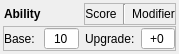
<?xml version="1.0" encoding="UTF-8"?>
<ui version="4.0">
 <class>AbilityWidget</class>
 <widget class="QWidget" name="AbilityWidget">
  <property name="geometry">
   <rect>
    <x>0</x>
    <y>0</y>
    <width>174</width>
    <height>52</height>
   </rect>
  </property>
  <property name="windowTitle">
   <string>AbilityWidget</string>
  </property>
  <layout class="QGridLayout" name="gridLayout">
   <property name="leftMargin">
    <number>3</number>
   </property>
   <property name="topMargin">
    <number>3</number>
   </property>
   <property name="rightMargin">
    <number>3</number>
   </property>
   <property name="bottomMargin">
    <number>3</number>
   </property>
   <property name="spacing">
    <number>1</number>
   </property>
   <item row="0" column="0">
    <widget class="QPushButton" name="ability_pushButton">
     <property name="font">
      <font>
       <weight>75</weight>
       <bold>true</bold>
      </font>
     </property>
     <property name="toolTip">
      <string>Click to edit score</string>
     </property>
     <property name="styleSheet">
      <string notr="true">text-align: left</string>
     </property>
     <property name="text">
      <string>Ability</string>
     </property>
     <property name="checkable">
      <bool>true</bool>
     </property>
     <property name="flat">
      <bool>true</bool>
     </property>
    </widget>
   </item>
   <item row="0" column="1">
    <widget class="QFrame" name="display_frame">
     <property name="frameShape">
      <enum>QFrame::StyledPanel</enum>
     </property>
     <property name="frameShadow">
      <enum>QFrame::Raised</enum>
     </property>
     <layout class="QHBoxLayout" name="horizontalLayout_2">
      <property name="leftMargin">
       <number>0</number>
      </property>
      <property name="topMargin">
       <number>0</number>
      </property>
      <property name="rightMargin">
       <number>0</number>
      </property>
      <property name="bottomMargin">
       <number>0</number>
      </property>
      <item>
       <widget class="QLabel" name="score_label">
        <property name="text">
         <string>Score</string>
        </property>
        <property name="alignment">
         <set>Qt::AlignCenter</set>
        </property>
       </widget>
      </item>
      <item>
       <widget class="Line" name="seperator">
        <property name="frameShadow">
         <enum>QFrame::Sunken</enum>
        </property>
        <property name="orientation">
         <enum>Qt::Vertical</enum>
        </property>
       </widget>
      </item>
      <item>
       <widget class="QLabel" name="mod_label">
        <property name="text">
         <string>Modifier</string>
        </property>
        <property name="alignment">
         <set>Qt::AlignCenter</set>
        </property>
       </widget>
      </item>
     </layout>
    </widget>
   </item>
   <item row="1" column="0" colspan="2">
    <widget class="QFrame" name="edit_frame">
     <property name="frameShape">
      <enum>QFrame::StyledPanel</enum>
     </property>
     <property name="frameShadow">
      <enum>QFrame::Raised</enum>
     </property>
     <layout class="QHBoxLayout" name="horizontalLayout">
      <property name="leftMargin">
       <number>0</number>
      </property>
      <property name="topMargin">
       <number>0</number>
      </property>
      <property name="rightMargin">
       <number>0</number>
      </property>
      <property name="bottomMargin">
       <number>0</number>
      </property>
      <item>
       <widget class="QLabel" name="label">
        <property name="text">
         <string>Base:</string>
        </property>
       </widget>
      </item>
      <item>
       <widget class="QSpinBox" name="base_spinBox">
        <property name="alignment">
         <set>Qt::AlignCenter</set>
        </property>
        <property name="buttonSymbols">
         <enum>QAbstractSpinBox::NoButtons</enum>
        </property>
        <property name="correctionMode">
         <enum>QAbstractSpinBox::CorrectToNearestValue</enum>
        </property>
        <property name="keyboardTracking">
         <bool>false</bool>
        </property>
        <property name="value">
         <number>10</number>
        </property>
       </widget>
      </item>
      <item>
       <widget class="QLabel" name="label_2">
        <property name="text">
         <string>Upgrade:</string>
        </property>
       </widget>
      </item>
      <item>
       <widget class="QSpinBox" name="upgrade_spinBox">
        <property name="alignment">
         <set>Qt::AlignCenter</set>
        </property>
        <property name="buttonSymbols">
         <enum>QAbstractSpinBox::NoButtons</enum>
        </property>
        <property name="correctionMode">
         <enum>QAbstractSpinBox::CorrectToNearestValue</enum>
        </property>
        <property name="keyboardTracking">
         <bool>false</bool>
        </property>
        <property name="prefix">
         <string>+</string>
        </property>
        <property name="maximum">
         <number>6</number>
        </property>
        <property name="singleStep">
         <number>2</number>
        </property>
       </widget>
      </item>
     </layout>
    </widget>
   </item>
  </layout>
 </widget>
 <layoutdefault spacing="6" margin="11"/>
 <resources/>
 <connections>
  <connection>
   <sender>ability_pushButton</sender>
   <signal>toggled(bool)</signal>
   <receiver>edit_frame</receiver>
   <slot>setVisible(bool)</slot>
   <hints>
    <hint type="sourcelabel">
     <x>82</x>
     <y>16</y>
    </hint>
    <hint type="destinationlabel">
     <x>170</x>
     <y>48</y>
    </hint>
   </hints>
  </connection>
 </connections>
</ui>
